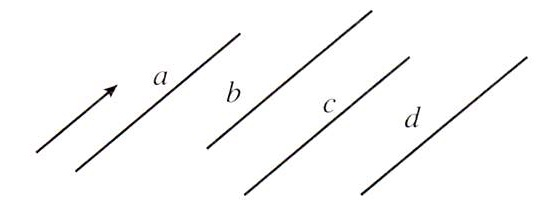
%> input picture line.jpg, 547 x 204 px
$ octave hough_line.m   (GNU Octave 9; MATLAB toolbox functions it lacks are replaced by stand-ins)
%> lines starting %> are read from the running program, lines starting %| are printed output that depends on the picture; in (x1, y1, x2, y2) boxes, pixels count from 0 and x2, y2 are one past the last pixel; in counts of white or black regions, pixels touching at a corner belong together; the program's own positions count from 1
img  = imread('line.jpg');
%> img is the input picture: size 204x547x3 uint8; mean R, G, B 249.2, 249.2, 249.1
subplot(221), imshow(img), title('original image');
img_gray = rgb2gray(img);
% the canny edge of image
BW = edge(img_gray,'sobel');
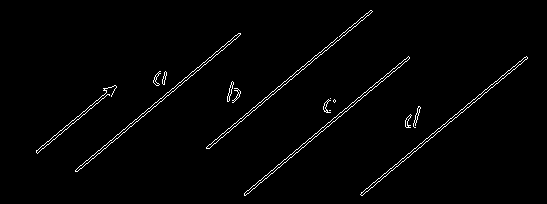
%> BW: size 204x547 logical; 1.6% white in thin lines or dots, all inside (x1, y1, x2, y2) = (36, 10, 528, 196)
subplot(223), imshow(BW), title('image edge');
% the theta and rho of transformed space
[H,Theta,Rho] = hough(BW);
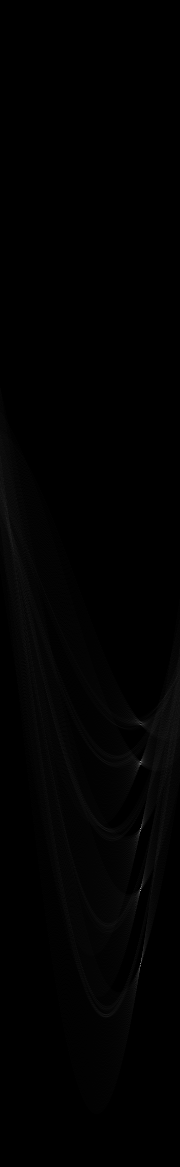
%> H: size 1167x180 double; min 0, max 156, mean 1.5
%> Theta = 180 values from -90 to 89; Rho = 1167 values from -583 to 583
subplot(222), imshow(H,[],'XData',Theta,'YData',Rho,'InitialMagnification','fit'),...
    title('rho\_theta space and peaks');
xlabel('\theta'), ylabel('\rho');
axis on, axis normal, hold on;
% label the top 5 intersections
P  = houghpeaks(H,5,'threshold',ceil(0.3*max(H(:))));
%> P = [891 141; 829 141; 762 141; 964 141; 725 141]
x = Theta(P(:,2));
%> x = [50 50 50 50 50]
y = Rho(P(:,1));
%> y = [307 245 178 380 141]
plot(x,y,'*','color','r');
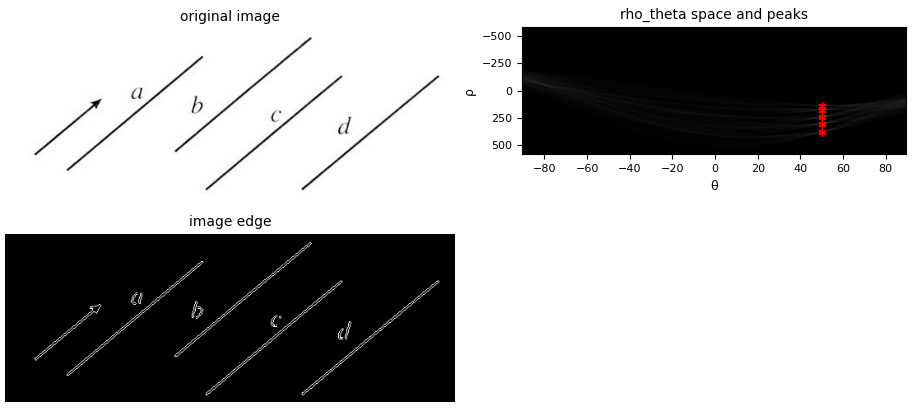
%> figure redrawn from the program's plot data, 3 panels

% find lines and plot them
lines = houghlines(BW,Theta,Rho,P,'FillGap',5,'MinLength',7);
%> lines = 6 lines; point1 to point2 (x, y): (410, 58) to (246, 196), (371, 11) to (207, 148), (239, 34) to (76, 171), (496, 82) to (361, 195), (108, 95) to (38, 154), (514, 67) to (501, 78)
figure, imshow(img), hold on
max_len = 0;
for k = 1:length(lines)
 xy = [lines(k).point1; lines(k).point2];
 plot(xy(:,1),xy(:,2),'LineWidth',2,'Color','r');
end
%> this loop made 6 passes
%> xy on passes 1 to 6: [410 58; 246 196], [371 11; 207 148], [239 34; 76 171], [514 67; 501 78], [496 82; 361 195], [108 95; 38 154]
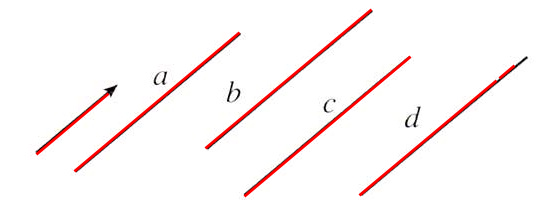
%> figure redrawn from the program's plot data
